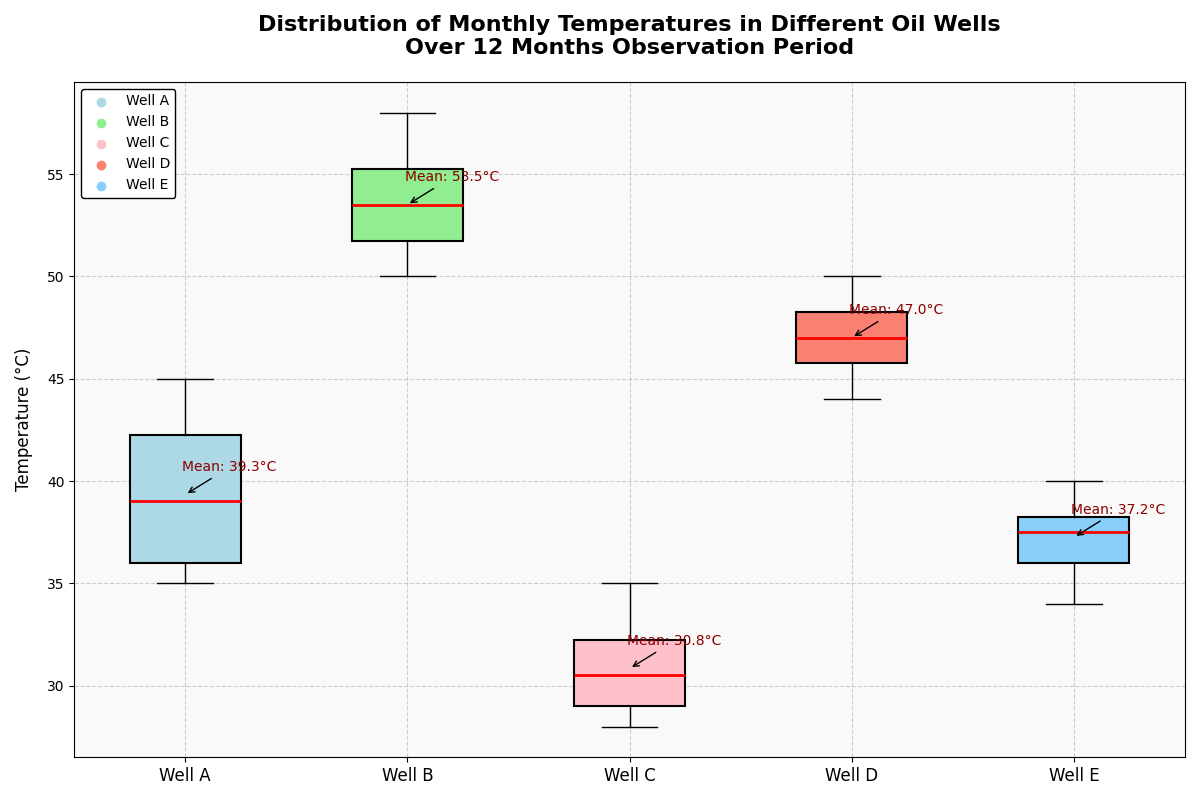

Source code (Python):
import matplotlib.pyplot as plt
import numpy as np

# Backstory:
# An analysis based on temperatures recorded in different wells in an oil field 
# over the course of 12 months has been performed. The objective is to compare 
# the temperature distributions and identify any anomalies or patterns that might 
# influence drilling decisions.

# Data representing monthly temperatures (in °C) at five different wells
well_temps = [
    [35, 36, 38, 40, 42, 45, 43, 41, 44, 37, 36, 35],  # Well A
    [50, 52, 54, 56, 55, 57, 58, 54, 53, 51, 52, 50],  # Well B
    [28, 30, 29, 31, 33, 35, 34, 32, 31, 30, 29, 28],  # Well C
    [45, 46, 47, 48, 49, 50, 49, 48, 47, 46, 45, 44],  # Well D
    [39, 38, 37, 36, 35, 34, 36, 38, 40, 39, 38, 37]   # Well E
]

# Well labels
wells = ['Well A', 'Well B', 'Well C', 'Well D', 'Well E']

# Creating the figure and axis
fig, ax = plt.subplots(figsize=(12, 8))

# Create a vertical boxplot with the given data
bp = ax.boxplot(well_temps, patch_artist=True, notch=False, vert=True,
                boxprops=dict(color='black', linewidth=1.5),
                medianprops=dict(color='red', linewidth=2),
                whiskerprops=dict(color='black'),
                capprops=dict(color='black'),
                flierprops=dict(marker='o', color='blue', alpha=0.5))

# Setting colors for each well's boxplot
colors = ['#ADD8E6', '#90EE90', '#FFC0CB', '#FA8072', '#87CEFA']
for patch, color in zip(bp['boxes'], colors):
    patch.set_facecolor(color)

# Adding annotations for means
for i, temps in enumerate(well_temps):
    mean = np.mean(temps)
    ax.annotate(f'Mean: {mean:.1f}°C', xy=(i+1, mean), xytext=(i+1.2, mean + 1),
                textcoords='data', arrowprops=dict(facecolor='black', arrowstyle='->'),
                fontsize=10, ha='center', va='bottom', color='darkred')

# Customize the plot with titles and labels
ax.set_title("Distribution of Monthly Temperatures in Different Oil Wells\nOver 12 Months Observation Period", 
             fontsize=16, fontweight='bold', pad=20)
ax.set_ylabel("Temperature (°C)", fontsize=12, labelpad=10)
ax.set_xticklabels(wells, fontsize=12)

# Enhance readability with grid lines
ax.grid(True, linestyle='--', alpha=0.6)

# Adding a subtle background
ax.set_facecolor('#f9f9f9')

# Add a legend that corresponds to the color coding for each well
for i, color in enumerate(colors):
    ax.scatter([], [], color=color, label=wells[i])
ax.legend(loc='upper left', fontsize=10, frameon=True, framealpha=1, edgecolor='black')

# Automatically adjust layout for optimal display
plt.tight_layout()

# Show the plot
plt.show()
